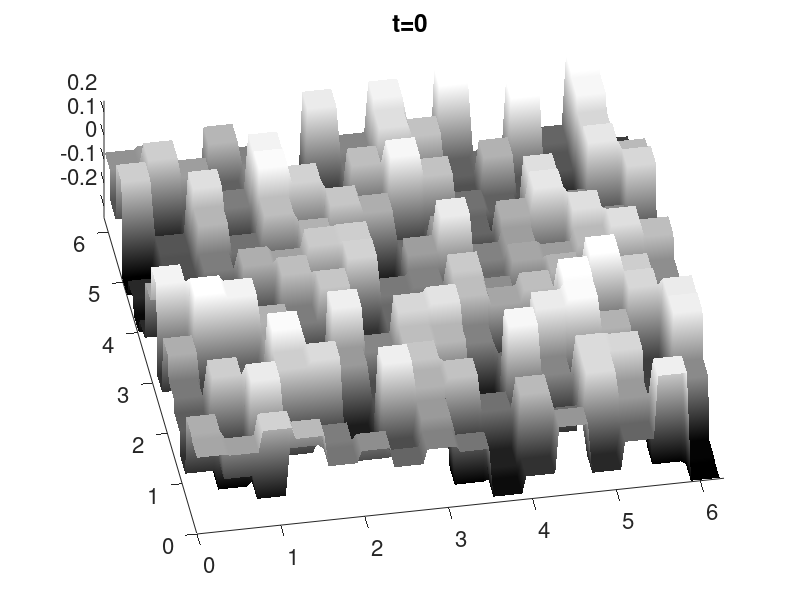

Here is the MATLAB script that generated this plot: (Note: this script raises an error after producing the figure.)
% ac2d.m, solving u_t=Delta u+u-u^3 by FFT 
n=128; dx=2*pi/n; dy=dx; x=0:dx:2*pi-dx; y=x; [X Y]=meshgrid(x,y); 
nu=0.01; h=5*nu*dx, mu=zeros(n,n);mu4=zeros(n,n); % holds F-multipliers 
for j1=1:n; k1=j1-n/2-1; % fill multiplier matrix mu as if fft(u) was centered 
    for j2=1:n; k2=j2-n/2-1;ks=k1*k1+k2*k2; 
        mu(j1,j2)=ks; mu4(j1,j2)=1/(1+h*nu*ks^2); 
    end
end
mu=fftshift(mu);mu4=fftshift(mu4); % now adapt mu to true fft
u0=zeros(n,n); nb=8;
for j1=0:n/nb-1 
    for j2=0:n/nb-1
u0(j1*nb+1:(j1+1)*nb, j2*nb+1:(j2+1)*nb)=0.5*(rand(1,1)-0.5)*ones(nb,nb); 
    end
end
%u0=0.5*(rand(n,n)-0.5);
figure(1);clf; colormap cool; p1=surf(X,Y,u0);
set(gca,'FontSize',20); shading interp;
umin=min(min(u0)); umax=max(max(u0));
axis([0 2*pi 0 2*pi umin umax]);view(-10,70);grid off; 
tits=['t=0 '];title(tits);
%pcolor(x,y,u0);colormap Gray; colorbar;
set(gca,'FontSize',16);colormap Gray; shading interp;
more=1;u=u0; t=0; uh=fft2(u); more=askmore(more);
while more==1 % integration loop
  fh=uh-aap2(aap2(uh,uh),uh);
  %fh=fft2(u-u.^3);
  uh=mu4.*(uh+h*mu.*fh);  u=real(ifft2(uh)); t=t+h;
  %clf; pcolor(x,y,u);shading interp; colorbar;
  clf; p1=surf(X,Y,u); 
  umin=min(min(u)); umax=max(max(u));
  set(gca,'FontSize',20);colormap cool; shading interp;
  axis([0 2*pi 0 2*pi umin umax]);view(-10,70);grid off; 
  tits=['t=', num2str(t)];title(tits);
  more=askmore(more);
end

